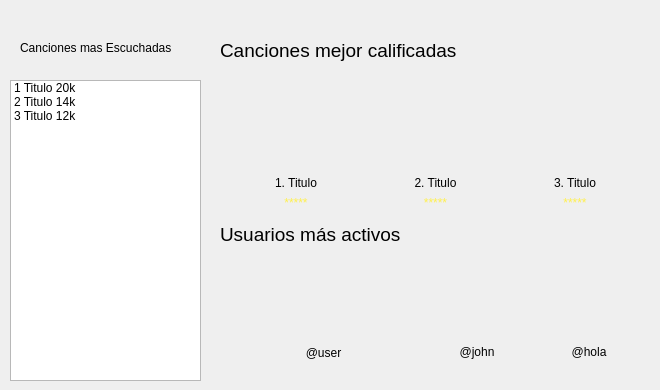
          <widget class="QWidget" name="page_4">
           <widget class="QListWidget" name="listWidget_3">
            <property name="geometry">
             <rect>
              <x>10</x>
              <y>80</y>
              <width>191</width>
              <height>301</height>
             </rect>
            </property>
            <item>
             <property name="text">
              <string>1 Titulo 20k</string>
             </property>
            </item>
            <item>
             <property name="text">
              <string>2 Titulo 14k</string>
             </property>
            </item>
            <item>
             <property name="text">
              <string>3 Titulo 12k</string>
             </property>
            </item>
           </widget>
           <widget class="QLabel" name="label_13">
            <property name="geometry">
             <rect>
              <x>20</x>
              <y>40</y>
              <width>171</width>
              <height>16</height>
             </rect>
            </property>
            <property name="text">
             <string>Canciones mas Escuchadas</string>
            </property>
           </widget>
           <widget class="QWidget" name="verticalWidget_3" native="true">
            <property name="geometry">
             <rect>
              <x>220</x>
              <y>30</y>
              <width>431</width>
              <height>341</height>
             </rect>
            </property>
            <layout class="QVBoxLayout" name="verticalLayout_4">
             <item>
              <widget class="QLabel" name="label_36">
               <property name="maximumSize">
                <size>
                 <width>16777215</width>
                 <height>40</height>
                </size>
               </property>
               <property name="styleSheet">
                <string notr="true">font: 14pt;</string>
               </property>
               <property name="text">
                <string>Canciones mejor calificadas</string>
               </property>
              </widget>
             </item>
             <item>
              <widget class="QWidget" name="horizontalWidget_4" native="true">
               <layout class="QHBoxLayout" name="horizontalLayout_9">
                <item>
                 <layout class="QVBoxLayout" name="verticalLayout_11">
                  <item>
                   <widget class="QLabel" name="label_14">
                    <property name="minimumSize">
                     <size>
                      <width>0</width>
                      <height>85</height>
                     </size>
                    </property>
                    <property name="text">
                     <string/>
                    </property>
                   </widget>
                  </item>
                  <item>
                   <widget class="QLabel" name="label_23">
                    <property name="maximumSize">
                     <size>
                      <width>16777215</width>
                      <height>40</height>
                     </size>
                    </property>
                    <property name="text">
                     <string>1. Titulo</string>
                    </property>
                    <property name="alignment">
                     <set>Qt::AlignmentFlag::AlignCenter</set>
                    </property>
                   </widget>
                  </item>
                  <item>
                   <widget class="QLabel" name="label_30">
                    <property name="maximumSize">
                     <size>
                      <width>16777215</width>
                      <height>40</height>
                     </size>
                    </property>
                    <property name="styleSheet">
                     <string notr="true">color: rgb(255, 240, 79);</string>
                    </property>
                    <property name="text">
                     <string>*****</string>
                    </property>
                    <property name="alignment">
                     <set>Qt::AlignmentFlag::AlignCenter</set>
                    </property>
                   </widget>
                  </item>
                 </layout>
                </item>
                <item>
                 <layout class="QVBoxLayout" name="verticalLayout_9">
                  <item>
                   <widget class="QLabel" name="label_27">
                    <property name="minimumSize">
                     <size>
                      <width>0</width>
                      <height>85</height>
                     </size>
                    </property>
                    <property name="text">
                     <string/>
                    </property>
                   </widget>
                  </item>
                  <item>
                   <widget class="QLabel" name="label_26">
                    <property name="maximumSize">
                     <size>
                      <width>16777215</width>
                      <height>40</height>
                     </size>
                    </property>
                    <property name="text">
                     <string>2. Titulo</string>
                    </property>
                    <property name="alignment">
                     <set>Qt::AlignmentFlag::AlignCenter</set>
                    </property>
                   </widget>
                  </item>
                  <item>
                   <widget class="QLabel" name="label_32">
                    <property name="maximumSize">
                     <size>
                      <width>16777215</width>
                      <height>40</height>
                     </size>
                    </property>
                    <property name="styleSheet">
                     <string notr="true">color: rgb(255, 240, 79);</string>
                    </property>
                    <property name="text">
                     <string>*****</string>
                    </property>
                    <property name="alignment">
                     <set>Qt::AlignmentFlag::AlignCenter</set>
                    </property>
                   </widget>
                  </item>
                 </layout>
                </item>
                <item>
                 <layout class="QVBoxLayout" name="verticalLayout_8">
                  <item>
                   <widget class="QLabel" name="label_28">
                    <property name="minimumSize">
                     <size>
                      <width>0</width>
                      <height>85</height>
                     </size>
                    </property>
                    <property name="text">
                     <string/>
                    </property>
                   </widget>
                  </item>
                  <item>
                   <widget class="QLabel" name="label_29">
                    <property name="maximumSize">
                     <size>
                      <width>16777215</width>
                      <height>40</height>
                     </size>
                    </property>
                    <property name="text">
                     <string>3. Titulo</string>
                    </property>
                    <property name="alignment">
                     <set>Qt::AlignmentFlag::AlignCenter</set>
                    </property>
                   </widget>
                  </item>
                  <item>
                   <widget class="QLabel" name="label_34">
                    <property name="maximumSize">
                     <size>
                      <width>16777215</width>
                      <height>40</height>
                     </size>
                    </property>
                    <property name="styleSheet">
                     <string notr="true">color: rgb(255, 240, 79);</string>
                    </property>
                    <property name="text">
                     <string>*****</string>
                    </property>
                    <property name="alignment">
                     <set>Qt::AlignmentFlag::AlignCenter</set>
                    </property>
                   </widget>
                  </item>
                 </layout>
                </item>
               </layout>
              </widget>
             </item>
             <item>
              <widget class="QLabel" name="label_35">
               <property name="maximumSize">
                <size>
                 <width>16777215</width>
                 <height>18</height>
                </size>
               </property>
               <property name="styleSheet">
                <string notr="true">font: 14pt;</string>
               </property>
               <property name="text">
                <string>Usuarios más activos</string>
               </property>
              </widget>
             </item>
             <item>
              <widget class="QWidget" name="horizontalWidget_5" native="true">
               <layout class="QHBoxLayout" name="horizontalLayout_10">
                <item>
                 <layout class="QVBoxLayout" name="verticalLayout_12">
                  <item>
                   <widget class="QLabel" name="label_24">
                    <property name="minimumSize">
                     <size>
                      <width>4</width>
                      <height>80</height>
                     </size>
                    </property>
                    <property name="maximumSize">
                     <size>
                      <width>105</width>
                      <height>16777215</height>
                     </size>
                    </property>
                    <property name="text">
                     <string/>
                    </property>
                   </widget>
                  </item>
                  <item>
                   <widget class="QLabel" name="label_25">
                    <property name="maximumSize">
                     <size>
                      <width>16777215</width>
                      <height>20</height>
                     </size>
                    </property>
                    <property name="text">
                     <string>@user</string>
                    </property>
                    <property name="alignment">
                     <set>Qt::AlignmentFlag::AlignCenter</set>
                    </property>
                   </widget>
                  </item>
                 </layout>
                </item>
                <item>
                 <layout class="QVBoxLayout" name="verticalLayout_7">
                  <item>
                   <widget class="QLabel" name="label_31">
                    <property name="text">
                     <string/>
                    </property>
                   </widget>
                  </item>
                  <item>
                   <widget class="QLabel" name="label_37">
                    <property name="maximumSize">
                     <size>
                      <width>106</width>
                      <height>20</height>
                     </size>
                    </property>
                    <property name="text">
                     <string>@john</string>
                    </property>
                    <property name="alignment">
                     <set>Qt::AlignmentFlag::AlignCenter</set>
                    </property>
                   </widget>
                  </item>
                 </layout>
                </item>
                <item>
                 <layout class="QVBoxLayout" name="verticalLayout_10">
                  <item>
                   <widget class="QLabel" name="label_33">
                    <property name="text">
                     <string/>
                    </property>
                   </widget>
                  </item>
                  <item>
                   <widget class="QLabel" name="label_38">
                    <property name="maximumSize">
                     <size>
                      <width>106</width>
                      <height>20</height>
                     </size>
                    </property>
                    <property name="text">
                     <string>@hola</string>
                    </property>
                    <property name="alignment">
                     <set>Qt::AlignmentFlag::AlignCenter</set>
                    </property>
                   </widget>
                  </item>
                 </layout>
                </item>
               </layout>
              </widget>
             </item>
            </layout>
           </widget>
          </widget>
